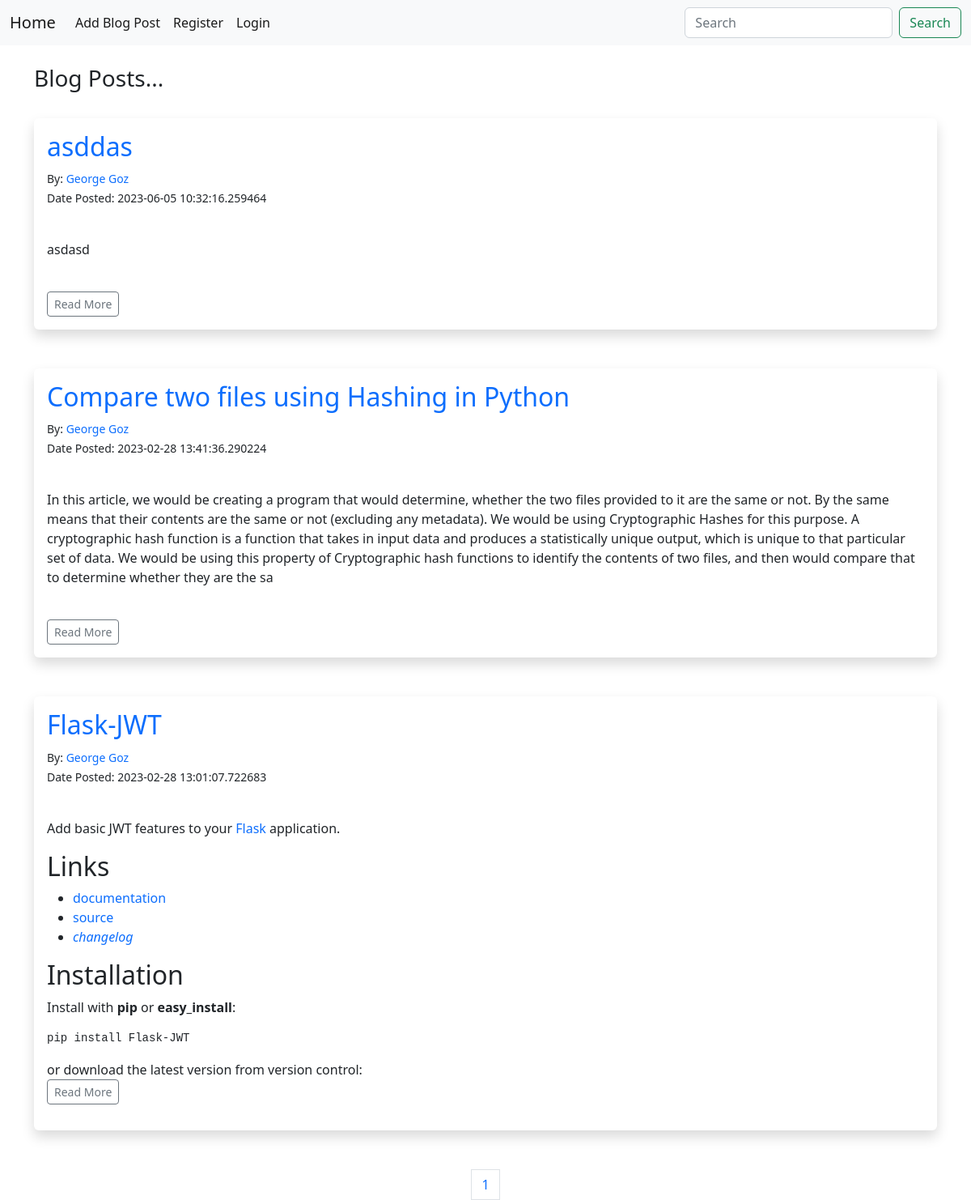
Before: / with the older database file.
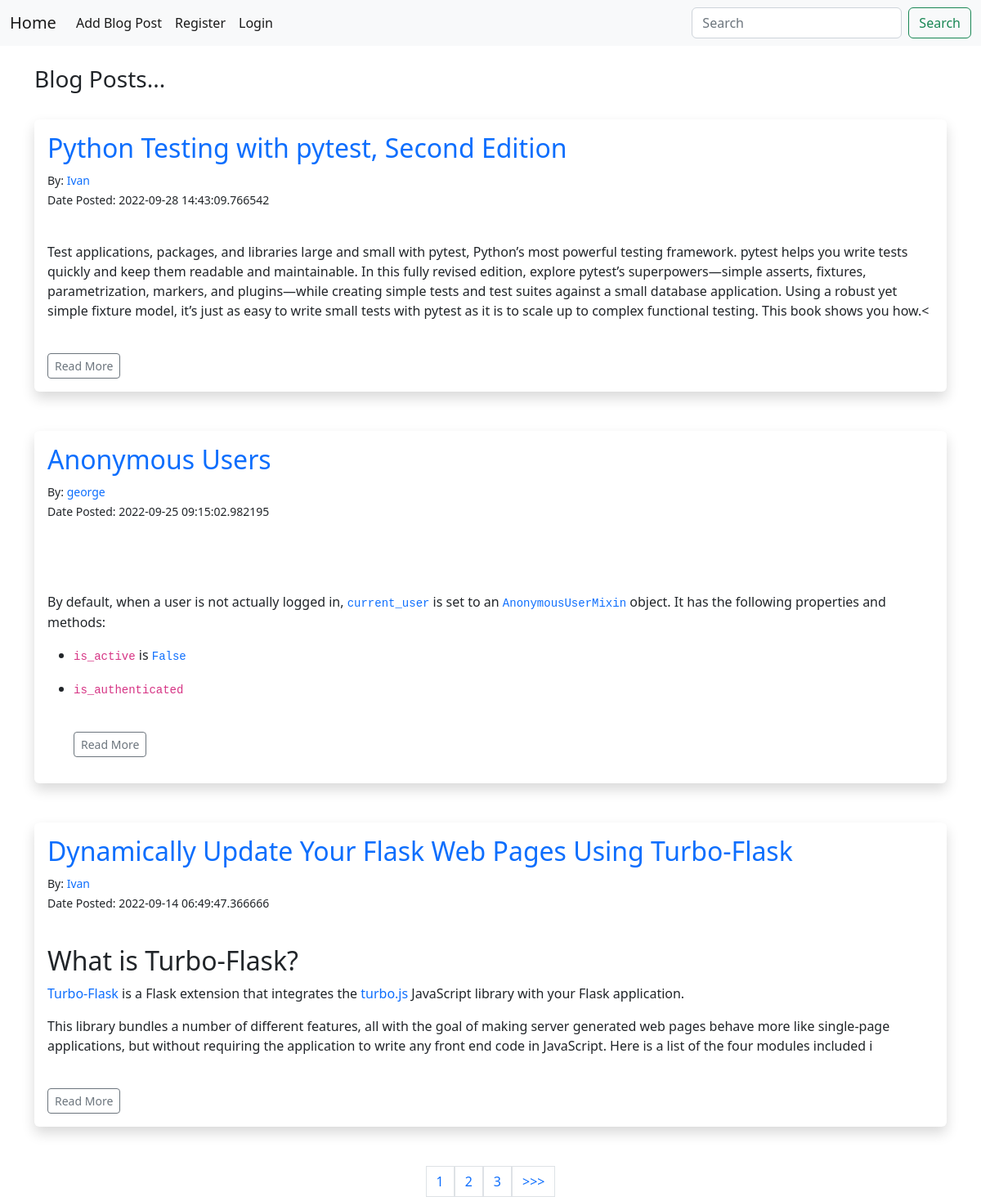
After: the same page with the newer database file.
### app/views/posts/models.py (models this page shows, shortened)
class Posts(db.Model):
    __tablename__ = 'posts'
    id = db.Column(db.Integer, primary_key=True)
    title = db.Column(db.String(255))
    content = db.Column(db.Text)
    date_posted = db.Column(db.DateTime, default=datetime.utcnow)
    poster_id = db.Column(db.Integer, db.ForeignKey('users.id'))
    comments = db.relationship('Comments', backref='post')
    likes = db.relationship('Like', backref='post')

### app/views/auth/models.py (models this page shows, shortened)
class User(db.Model, UserMixin):
    __tablename__ = 'users'
    id = db.Column(db.Integer, primary_key=True)
    username = db.Column(db.String(20), nullable=False, unique=True)
    name = db.Column(db.String(100), nullable=False, index=True)
    email = db.Column(db.String(100), nullable=False, unique=True)
    about_author = db.Column(db.String(500), nullable=True)
    date_added = db.Column(db.DateTime, default=datetime.utcnow)
    profile_pic = db.Column(db.String(128), nullable=True)
    password_hash = db.Column(db.String(128))
    role = db.Column(db.String(100), default='user')
    posts = db.relationship('Posts', backref='poster')
    comments = db.relationship('Comments', backref='commenter')
    likes = db.relationship('Like', backref='user')
    """
        # start
        # followers = db.Table('followers',
        #     db.Column('follower_id', db.Integer, db.ForeignKey('users.id')),
        #     db.Column('followed_id', db.Integer, db.ForeignKey('users.id'))
        # )

        # followed = db.relationship(
        #     'User',
        #     secondary=followers,
        #     primaryjoin=(followers.c.follower_id == id),
        #     secondaryjoin=(followers.c.followed_id == id),
        #     backref=db.backref('followers', lazy='dynamic'), lazy='dynamic')

        # followed_posts = db.relationship(
        #     'Posts',
        #     secondary=followers,  # 'join(Posts,User).join(followers)',
        #     primaryjoin=(followers.c.follower_id == id),
        #     secondaryjoin=(Posts.poster_id == followers.c.followed_id),
        #     lazy='dynamic',
        #     viewonly=True)

        # def follow(self, user):
        #     if not self.is_following(user):
        #         self.followed.append(user)

        # def unfollow(self, user):
        #     if self.is_following(user):
        #         self.followed.remove(user)
        # works
        # def is_following(self, user):
        #     try:
        #         is_following = self.followed.filter_by(username=user.username).count() > 0
        #         is_following = self.followed.filter_by(followed_id=user.id).count() > 0
        #     except AttributeError:
        #         is_following = False
        #     return is_following
        # end
    """
    followed = db.relationship('Follow',
        foreign_keys=[Follow.follower_id],
        backref=db.backref('follower', lazy='joined'),
        lazy='dynamic',
        cascade='all, delete-orphan')
    followers = db.relationship('Follow',
        foreign_keys=[Follow.followed_id],
        backref=db.backref('followed', lazy='joined'),
        lazy='dynamic',
        cascade='all, delete-orphan')
    def follow(self, user):
        if not self.is_following(user):
            f = Follow(follower=self, followed=user)
            db.session.add(f)
    def unfollow(self, user):
        f = self.followed.filter_by(followed_id=user.id).first()
        if f:
            db.session.delete(f)
    def is_following(self, user):
        return self.followed.filter_by(
            followed_id=user.id).first() is not None

### app/views/posts/views.py (the view)
@post_view.route('/')
def list():
    page = request.args.get('page', 1, type=int)
    posts = Posts.query.order_by(Posts.date_posted.desc()).paginate(
        page=page, per_page=3)
    return render_template(
        'posts/list.html',
        posts=posts)

### app/views/posts/forms.py
class SearchForm(FlaskForm):
    searched = StringField('Searched', [DataRequired()])
    submit = SubmitField('Submit')

### app/views/posts/views.py (called while the page is built)
@post_view.app_context_processor
def base():
    searchform = SearchForm()
    return dict(searchform=searchform)

### app/templates/posts/list.html (shortened to what this page needs)
{% extends 'base.html' %}
{% block content %}
<br>
<h3>Blog Posts...</h3>
<br>
{% for post in posts.items %}
<div class="shadow p-3 mb-5 bg-body rounded">
    <a href="{{ url_for('post.post', id=post.id ) }}"><h2>{{ post.title }}</h2></a>
    <small>
        By: <a href="{{ url_for('followers.user', username=post.poster.username) }}" >{{ post.poster.name }}</a> <br>
        Date Posted: {{ post.date_posted }} <br><br>
    </small>
    <p>{{ post.content[:600]|safe }}</p>
    <br>
    <a href="{{ url_for('post.post', id=post.id ) }}" class="btn btn-outline-secondary btn-sm">Read More</a>
</div>
{% endfor %}
<div class="pagination justify-content-center">
    {% for number in posts.iter_pages() %}
        {% if posts.page != number %}
            <span>
                <a class='page-link' href="{{ url_for('post.list', page=number) }}">
                    {{ number }}
                </a>
            </span>
        {% else %}
            <span class="page-link current-page">{{ number }}</span>
        {% endif %}
    {% endfor %}
    {% if posts.has_next %}
        <span>
            <a class='page-link' href="{{ url_for('post.list', page=posts.next_num) }}">
                {{ '>>>' }}
            </a>
        </span>
    {% endif %}
</div>
{% endblock %}

### app/templates/base.html (shortened to what this page needs)
<!DOCTYPE html>
<html lang="en">
<head>
    <link rel="stylesheet" href="{{url_for('static',filename='css/bootstrap.min.css')}}">
    <link rel="stylesheet" href="{{url_for('static',filename='css/main.css')}}">
</head>
<body>
    {% include 'navbar.html' %}
    <div class="container">
        {% block content %}
        {% endblock %}
    </div>
</body>
</html>

### app/templates/navbar.html (shortened to what this page needs)
<nav class="navbar navbar-expand-lg navbar-light bg-light">
    <div class="container-fluid">
        {% if current_user.is_authenticated %}
            <a class="navbar-brand" href="{{url_for('followers.followed_posts')}}">Home</a>
            <a class="navbar-brand" href="{{url_for('post.list')}}">All Posts</a>
        {% else %}
            <a class="navbar-brand" href="{{url_for('post.list')}}">Home</a>
        {% endif %}
        <div class="collapse navbar-collapse" id="navbarSupportedContent">
            <ul class="navbar-nav me-auto mb-2 mb-lg-0">
                <li class="nav-item">
                    <a class="nav-link active" aria-current="page" href="{{url_for('post.add')}}">Add Blog Post</a>
                </li>
                {% if current_user.is_authenticated %}
                    <li class="nav-item">
                        <a class="nav-link active" aria-current="page" href="{{url_for('auth.dashboard')}}">Dashboard</a>
                    </li>
                    <li class="nav-item">
                        <a class="nav-link active" aria-current="page" href="{{url_for('auth.logout')}}">Logout</a>
                    </li>
                    {% if current_user.role == 'admin' %}
                    <li class="nav-item">
                        <a class="nav-link active" aria-current="page" href="/admin">Admin Panel</a>
                    </li>
                    {% endif %}
                {% else %}
                    <li class="nav-item">
                        <a class="nav-link active" aria-current="page" href="{{url_for('auth.register')}}">Register</a>
                    </li>
                    <li class="nav-item">
                        <a class="nav-link active" aria-current="page" href="{{url_for('auth.login')}}">Login</a>
                    </li>
                {% endif %}
            </ul>
            <form method="POST" action="{{url_for('post.search')}}" class="d-flex" role="search">
                <input class="form-control me-2" type="search" placeholder="Search" aria-label="Search" name="searched" value placeholder required>
                <button class="btn btn-outline-success" type="submit">Search</button>
            </form>
        </div>
    </div>
</nav>

### app/templates/posts/list.html (style rules this page uses)
a { text-decoration: none; }

Changed rows visible on the page:
no longer on this page (row edited): Posts: title "asddas", poster.name "George Goz", date_posted "2023-06-05 10:32:16.259464", content "asdasd"
no longer on this page (row edited): Posts: title "Compare two files using Hashing in Python", poster.name "George Goz", date_posted "2023-02-28 13:41:36.290224", content "In this article, we would be creating a program that would determine, whether the two files provided to it are the same or not. By the same means that their contents are the same or not (excluding any metadata). We would be using Cryptographic Hashes for this purpose. A cryptographic hash function is a function that takes in input data and produces a statistically unique output, which is unique to that particular set of data. We would be using this property of Cryptographic hash functions to identify the contents of two files, and then would compare that to determine whether they are the sa"
no longer on this page (row edited): Posts: title "Flask-JWT", poster.name "George Goz", date_posted "2023-02-28 13:01:07.722683", content "Add basic JWT features to your Flask application. Links documentation source changelog Installation Install with pip or easy_install : pip install Flask-JWT or download the latest version from version control:"
added Posts: title "Python Testing with pytest, Second Edition", poster.name "Ivan", date_posted "2022-09-28 14:43:09.766542", content "Test applications, packages, and libraries large and small with pytest, Python’s most powerful testing framework. pytest helps you write tests quickly and keep them readable and maintainable. In this fully revised edition, explore pytest’s superpowers—simple asserts, fixtures, parametrization, markers, and plugins—while creating simple tests and test suites against a small database application. Using a robust yet simple fixture model, it’s just as easy to write small tests with pytest as it is to scale up to complex functional testing. This book shows you how.<"
added Posts: title "Anonymous Users", poster.name "george", date_posted "2022-09-25 09:15:02.982195", content "By default, when a user is not actually logged in, current_user is set to an AnonymousUserMixin object. It has the following properties and methods: is_active is False is_authenticated"
added Posts: title "Dynamically Update Your Flask Web Pages Using Turbo-Flask", poster.name "Ivan", date_posted "2022-09-14 06:49:47.366666", content "What is Turbo-Flask? Turbo-Flask is a Flask extension that integrates the turbo.js JavaScript library with your Flask application. This library bundles a number of different features, all with the goal of making server generated web pages behave more like single-page applications, but without requiring the application to write any front end code in JavaScript. Here is a list of the four modules included i"
Other visible differences:
{{ '>>>' }}: (not shown) → ">>>"
new list line: "2"
new list line: "3"
